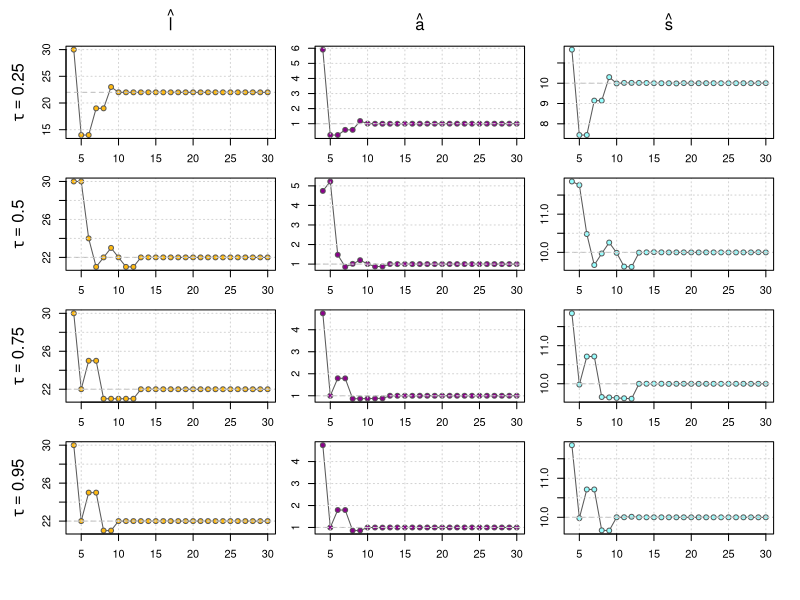

The R script that drew this image:
# ---------------------------------------------------------------------------
# Generate Figures 3, 4a, and 4b for tau = 0.25, 0.5, 0.75, 0.95
# ---------------------------------------------------------------------------

# Correct GL_{tau,b} noise sampler
rGL_tau_b <- function(n, tau, b) {
  u <- runif(n)
  q <- tau
  sgn <- ifelse(u < q, -1, 1)
  abs_x <- ifelse(sgn == -1,
                  rexp(n, rate = (1 - tau) / b),
                  rexp(n, rate = tau / b))
  sgn * abs_x
}

# Correct GL variance from document
# gl_variance <- function(tau) {
#   z <- 1 - 2 * tau
#   t1 <- tau / (1 + z)^2
#   t2 <- (1 - tau) / (1 - z)^2
#   mu <- (1 - tau) / (1 - z) - tau / (1 + z)
#   t1 + t2 - 0.25 * mu^2
# }

# Variance coefficient for the tau-aligned asymmetric Laplace distribution:
#
#   Var(e) =
#     b^2 * [tau^2 + (1-tau)^2]
#         / [tau^2 (1-tau)^2]

al_variance <- function(tau) {
  (tau^2 + (1 - tau)^2) /
    (tau^2 * (1 - tau)^2)
}

# Quantile loss
quantile_loss <- function(u, tau) u * (tau - (u < 0))

# Weighted quantile amplitude
med_weighted_tau <- function(I, l, s, tau) {
  T <- length(I)
  x <- I * exp(((1:T) - l)^2 / s^2)
  w <- exp(-((1:T) - l)^2 / s^2)
  o <- order(x)
  x_sorted <- x[o]; w_sorted <- w[o]
  cum_w <- cumsum(w_sorted)
  k <- min(which(cum_w >= tau * sum(w_sorted)))
  x_sorted[k]
}

# Estimators
compute_a <- function(I, l, s, tau) med_weighted_tau(I, l, s, tau)

objective_function <- function(I, a, l, s, tau) {
  t <- seq_along(I)
  fitted <- a * exp(-((t - l)^2) / s^2)
  mean(quantile_loss(I - fitted, tau))
}

search_best_s <- function(I, l, tau) {
  optimize(function(s) objective_function(I, compute_a(I, l, s, tau), l, s, tau),
           interval = c(1, 20), tol = 1e-4)$minimum
}

estimate_params <- function(I, tau, h) {
  losses <- sapply(1:h, function(l) {
    s_hat <- search_best_s(I, l, tau)
    a_hat <- compute_a(I, l, s_hat, tau)
    objective_function(I, a_hat, l, s_hat, tau)
  })
  l_hat <- which.min(losses)
  s_hat <- search_best_s(I, l_hat, tau)
  a_hat <- compute_a(I, l_hat, s_hat, tau)
  list(l_hat = l_hat, s_hat = s_hat, a_hat = a_hat)
}

# ---------------------------------------------------------------------------
# Settings
# ---------------------------------------------------------------------------
A_true <- 1
L_true <- 22
S_true <- 10
snr <- 1000
seed <- 280
h <- 30
T_vals <- 4:h
taus <- c(0.25, 0.5, 0.75, 0.95)

pdf(file = "fig3_4a_4b_combined2.pdf", width = 8, height = 8)
par(mfrow = c(4, 3), mar = c(2, 2, 1, 1), oma = c(3, 3, 2.5, 1))  # reduce inner margins, use outer margins

# for (tau in taus) {
#   set.seed(seed)
#   signal_full <- A_true * exp(-((1:h) - L_true)^2 / S_true^2)
#   b <- sqrt((A_true / snr)^2 / al_variance(tau))
#   noise_full <- rGL_tau_b(h, tau, b)
#   I_full <- signal_full + noise_full
#   
#   l_hats <- numeric(length(T_vals))
#   a_hats <- numeric(length(T_vals))
#   s_hats <- numeric(length(T_vals))
#   
#   for (i in seq_along(T_vals)) {
#     T <- T_vals[i]
#     I_T <- I_full[1:T]
#     est <- estimate_params(I_T, tau, h)
#     l_hats[i] <- est$l_hat
#     a_hats[i] <- est$a_hat
#     s_hats[i] <- est$s_hat
#   }
#   
#   # Column 1: l_hat(T)
#   plot(T_vals, l_hats, type = "b", col = "blue", pch = 19,
#        xlab = "", ylab = "", main = "", axes = FALSE)
#   abline(h = L_true, col = "red", lty = 2)
#   grid(); box(); axis(1); axis(2)
#   if (tau == taus[1]) mtext(expression(hat(l)), side = 3, line = 1)
#   mtext(bquote(tau == .(tau)), side = 2, line = 3)
#   
#   # Column 2: a_hat(T)
#   plot(T_vals, a_hats, type = "b", col = "darkgreen", pch = 19,
#        xlab = "", ylab = "", main = "", axes = FALSE)
#   abline(h = A_true, col = "red", lty = 2)
#   grid(); box(); axis(1); axis(2)
#   if (tau == taus[1]) mtext(expression(hat(a)), side = 3, line = 1)
#   
#   # Column 3: s_hat(T)
#   plot(T_vals, s_hats, type = "b", col = "purple", pch = 19,
#        xlab = "", ylab = "", main = "", axes = FALSE)
#   abline(h = S_true, col = "red", lty = 2)
#   grid(); box(); axis(1); axis(2)
#   if (tau == taus[1]) mtext(expression(hat(s)), side = 3, line = 1)
# }

for (tau in taus) {
  set.seed(seed)
  signal_full <- A_true * exp(-((1:h) - L_true)^2 / S_true^2)
  b <- sqrt((A_true / snr)^2 / al_variance(tau))
  noise_full <- rGL_tau_b(h, tau, b)
  I_full <- signal_full + noise_full
  
  l_hats <- numeric(length(T_vals))
  a_hats <- numeric(length(T_vals))
  s_hats <- numeric(length(T_vals))
  
  for (i in seq_along(T_vals)) {
    T <- T_vals[i]
    I_T <- I_full[1:T]
    est <- estimate_params(I_T, tau, h)
    l_hats[i] <- est$l_hat
    a_hats[i] <- est$a_hat
    s_hats[i] <- est$s_hat
  }
  
  # Column 1: l_hat(T)
  plot(T_vals, l_hats, type = "o", pch = 21, col = "gray35", bg = "darkgoldenrod1",
       xlab = "", ylab = "", main = "", axes = FALSE)
  abline(h = L_true, col = "gray", lty = 2)
  grid(); box(); axis(1); axis(2)
  if (tau == taus[1]) mtext(expression(hat(l)), side = 3, line = 1)
  mtext(bquote(tau == .(tau)), side = 2, line = 3)
  
  # Column 2: a_hat(T)
  plot(T_vals, a_hats, type = "o", pch = 21, col = "gray35", bg = "darkmagenta",
       xlab = "", ylab = "", main = "", axes = FALSE)
  abline(h = A_true, col = "gray", lty = 2)
  grid(); box(); axis(1); axis(2)
  if (tau == taus[1]) mtext(expression(hat(a)), side = 3, line = 1)
  
  # Column 3: s_hat(T)
  plot(T_vals, s_hats, type = "o", pch = 21, col = "gray35", bg = "darkslategray1",
       xlab = "", ylab = "", main = "", axes = FALSE)
  abline(h = S_true, col = "gray", lty = 2)
  grid(); box(); axis(1); axis(2)
  if (tau == taus[1]) mtext(expression(hat(s)), side = 3, line = 1)
}

dev.off()
cat("Updated combined plot saved as 'fig3_4a_4b_combined.pdf'\n")
